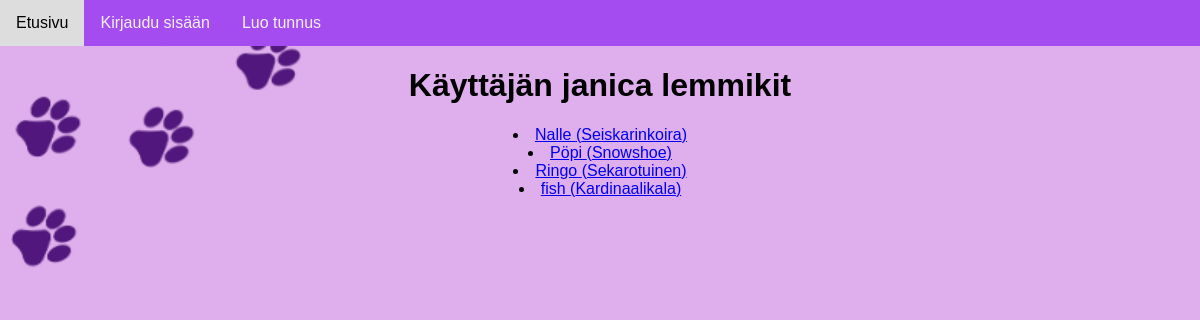
Page /user/1 on the committed database.
### tables this page shows
CREATE TABLE users (
    id INTEGER PRIMARY KEY,
    username TEXT UNIQUE,
    password_hash TEXT
);

CREATE TABLE pets (
    id INTEGER PRIMARY KEY AUTOINCREMENT,
    animal_id INTEGER NOT NULL,
    breed_id INTEGER NOT NULL,
    pet_name TEXT NOT NULL,
    description TEXT, user_id INTEGER REFERENCES users(id),
    FOREIGN KEY (animal_id) REFERENCES animals(id),
    FOREIGN KEY (breed_id) REFERENCES breeds(id)
);

CREATE TABLE breeds (
    id INTEGER PRIMARY KEY AUTOINCREMENT,
    animal_id INTEGER,
    breed_name TEXT NOT NULL,
    FOREIGN KEY (animal_id) REFERENCES animals(id)
);

### app.py (the view)
@app.route("/user/<int:user_id>")
def user_profile(user_id):
    user = db.query("SELECT username FROM users WHERE id = ?", [user_id])
    if not user:
        abort(404)
    username = user[0][0]
    pets_list = db.query("""
        SELECT p.id, p.pet_name, b.breed_name
        FROM pets p
        JOIN breeds b ON p.breed_id = b.id
        WHERE p.user_id = ?
        ORDER BY p.pet_name
    """, [user_id])
    return render_template("user_profile.html", username=username, pets=pets_list)

### app.py (called while the page is built)
@app.context_processor
def inject_user_id():
    user_id = None
    if "username" in session:
        result = db.query("SELECT id FROM users WHERE username = ?", [session["username"]])
        if result:
            user_id = result[0][0]
    return dict(session_user_id=user_id)

@app.after_request
def add_header(response):
    response.headers["Cache-Control"] = "no-store, no-cache, must-revalidate, max-age=0"
    response.headers["Pragma"] = "no-cache"
    response.headers["Expires"] = "0"
    return response

### db.py (called while the page is built)
def get_connection():
    con = sqlite3.connect("database.db")
    con.execute("PRAGMA foreign_keys = ON")
    con.row_factory = sqlite3.Row
    return con

def query(sql, params=[]):
    con = get_connection()
    result = con.execute(sql, params).fetchall()
    con.close()
    return result

### templates/user_profile.html (shortened to what this page needs)
{% extends "base.html" %}
{% block content %}
  <h1>Käyttäjän {{ username }} lemmikit</h1>
  {% if pets %}
      {% for pet in pets %}
        <li><a href="/pet/{{ pet.id }}">{{ pet.pet_name }} ({{ pet.breed_name }})</a></li>
      {% endfor %}
  {% else %}
    <p>Käyttäjällä ei ole vielä lemmikkejä.</p>
  {% endif %}
{% endblock %}

### static/css/main.css (style rules this page uses)
*, *::before, *::after { box-sizing: border-box; }
body { margin: 0; padding: 0; font-family: Arial, sans-serif; }
.default-page { background: url("../images/registerpic.png") no-repeat center center; background-size: cover; background-attachment: fixed; text-align: center; }

### rows in the picture
users: username "janica"
pets: pet_name "Nalle", breed_name "Seiskarinkoira"
pets: pet_name "Pöpi", breed_name "Snowshoe"
pets: pet_name "Ringo", breed_name "Sekarotuinen"
pets: pet_name "fish", breed_name "Kardinaalikala"
